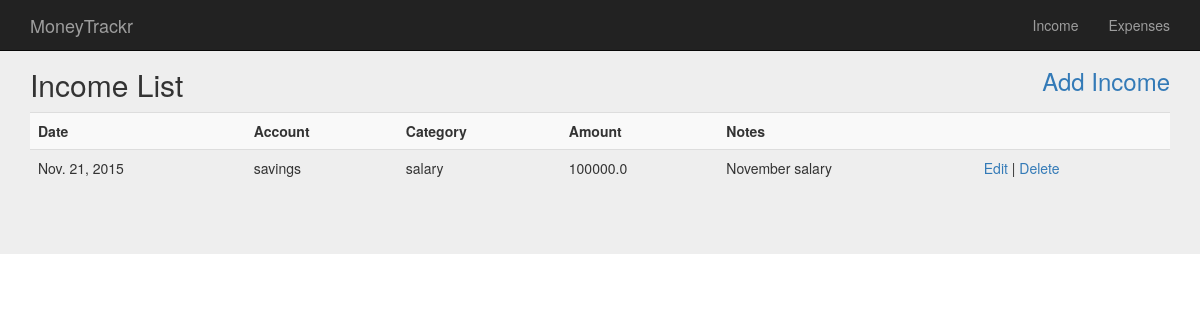
The app's page /income/ with its own data.
### application/models.py (models this page shows)
class Income(models.Model):
    date = models.DateField()
    category = models.ForeignKey(Category)
    amount = models.FloatField()
    account = models.ForeignKey(Account)
    notes = models.CharField(max_length=50)

class Account(models.Model):
    name = models.CharField(max_length=30)

class Category(models.Model):
    name = models.CharField(max_length=30)
    type = models.CharField(max_length=10)

### application/views.py (the view)
# urls.py: url(r'^income/$', income),
def income(request):
    income_list = Income.objects.all()
    return render(request, 'income/list.html', {'income_list': income_list})

### application/templates/income/list.html (shortened to what this page needs)
{% extends "base.html" %}
{% block content %}
    <div class = "row">
        <div class = "col-lg-6">
            <h2>Income List</h2>
        </div>
        <div class = col-lg-6>
            <div class = "pull-right">
                <h3><a href="new">Add Income</a></h3>
            </div>
        </div>
    </div>
    {% if income_list %}
        <table class = "table table-striped table-hover table-responsive">
            <tr>
                <th>Date</th>
                <th>Account</th>
                <th>Category</th>
                <th>Amount</th>
                <th>Notes</th>
                <th></th>
            </tr>
            {% for income in income_list %}
                <tr>
                    <td>{{ income.date }}</td>
                    <td> {{ income.account.name }}</td>
                    <td>{{ income.category.name }}</td>
                    <td>{{ income.amount }}</td>
                    <td>{{ income.notes }}</td>
                    <td> <a href="{{ income.id }}/edit">Edit</a> |
                             <a href="{{income.id}}/delete", id="delete-income-{{income.id }}", onclick="return confirm('Are you sure want to delete this item?');">Delete</a>
                </tr>
                    <div class = "col-lg-2">
                    </div>
                </div>
            {% endfor %}
    {% else %}
        <p>No income available.</p>
    {% endif %}
{% endblock %}

### records on screen
Income: date "Nov. 21, 2015", account.name "savings", category.name "salary", amount "100000.0", notes "November salary"
